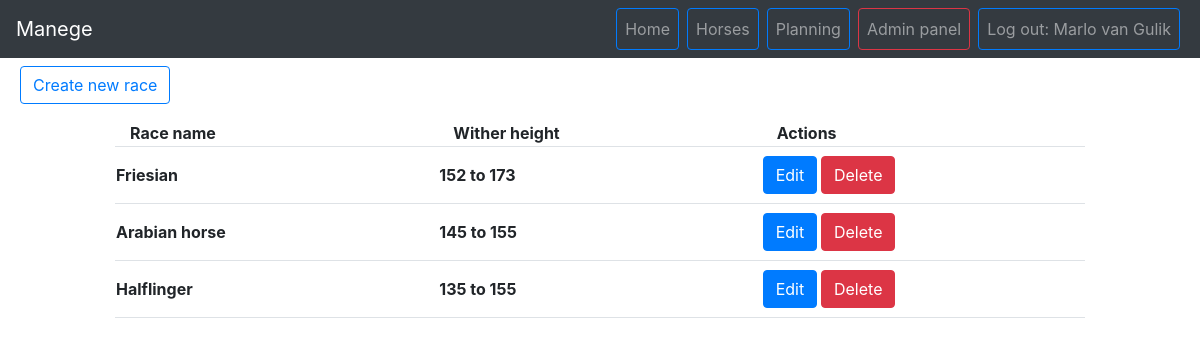
The page /horses/races (signed in) on the database its author committed.
### tables this page shows
CREATE TABLE `races` (
  `id` int(11) NOT NULL,
  `racename` varchar(30) NOT NULL,
  `witherheight-min` int(11) NOT NULL,
  `witherheight-max` int(11) NOT NULL
);

### core/core.php (called while the page is built, shortened)
<?php
function createConn() {
    $conn = NULL;
    try {
        $conn = new PDO(DB_TYPE . ':host=' . DB_HOST . ';dbname=' . DB_NAME . ';charset=' . DB_CHARSET, DB_USER, DB_PASS);
    } catch(PDOexception $exception) {
        echo $exception;
        return NULL;
    }
    return $conn;
}
function DBcommand($statement, $args) {
	$connection = createConn();
	if($connection != NULL) {
		$execStatement = $connection->prepare($statement);
		$execStatement->execute($args);
		$output = [
			'output' => $execStatement->fetchAll(),
			'errorCode' => $execStatement->errorCode()
		];
		return $output;
	}
}
function render($filename, $data = null)
{
	require(ROOT . 'view/templates/header.php');
	require(ROOT . 'view/' . $filename . '.php');
	require(ROOT . 'view/templates/footer.php');
}

### controller/horsesController.php (called while the page is built, shortened)
<?php
function races() {
    render("horse/races", array(
        'allRaces' => getAllRaces()
    ));
}

### public/index.php (called while the page is built, shortened)
<?php
require(ROOT . "core/core.php");
route();

### model/horsesModel.php (called while the page is built, shortened)
<?php
function getAllRaces() {
    return DBcommand("SELECT * FROM races", [])['output'];
}

### view/horse/races.php (the view, shortened to what this page needs)
<nav class="navbar navbar-expand-lg">
    <ul class="navbar-nav mr-auto">
        <li class="mx-1"><a href="<?= URL ?>horses/create/race" class="btn btn-outline-primary">Create new race</a></li>
    </ul>
</nav>
<div class="container col-lg-10 my-2">
    <table class="col-12">
        <thead>
            <tr class="border-bottom">
                <th class="col-4">Race name</th>
                <th class="col-4">Wither height</th>
                <th class="col-4">Actions</th>
            </tr>
        </thead>
        <tbody>
            <?php foreach($allRaces as $tmpRace) { ?>
                <tr class="border-bottom">
                    <th><?= $tmpRace['racename'] ?></th>
                    <th><?= $tmpRace['witherheight-min'] . " to " . $tmpRace['witherheight-max'] ?></th>
                    <th>
                        <a class="btn btn-primary my-2" href="<?= URL . "horses/edit/race/" . $tmpRace['id'] ?>">Edit</a>
                        <form action="<?= URL ?>horses/delete/race" method="post" class="d-inline">
                            <input type="submit" value="Delete" class="btn btn-danger my-2">
                        </form>
                    </th>
                </tr>
            <?php } ?>
        </tbody>
    </table>
</div>

### rows shown on the page
races: racename "Friesian", value "152", value "173"
races: racename "Arabian horse", value "145", value "155"
races: racename "Halflinger", value "135", value "155"

### other values the page prints
$_SESSION['loggedInRName'] "Marlo van Gulik"
